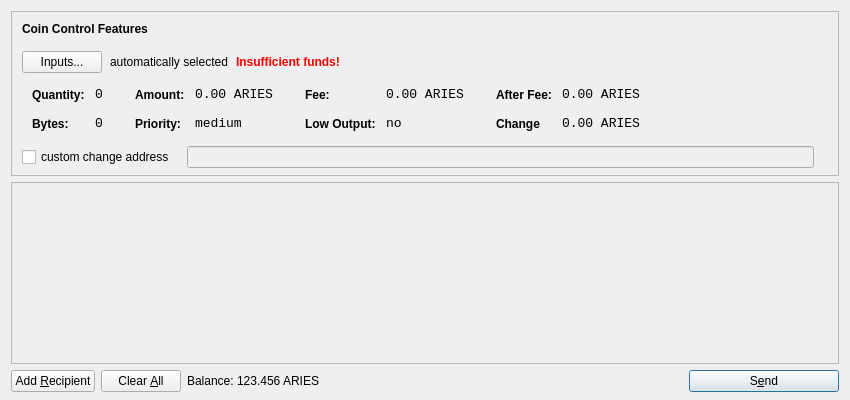
<?xml version="1.0" encoding="UTF-8"?>
<ui version="4.0">
 <class>SendCoinsDialog</class>
 <widget class="QDialog" name="SendCoinsDialog">
  <property name="geometry">
   <rect>
    <x>0</x>
    <y>0</y>
    <width>850</width>
    <height>400</height>
   </rect>
  </property>
  <property name="windowTitle">
   <string>Send Coins</string>
  </property>
  <layout class="QVBoxLayout" name="verticalLayout" stretch="0,1,0">
   <property name="bottomMargin">
    <number>8</number>
   </property>
   <item>
    <widget class="QFrame" name="frameCoinControl">
     <property name="sizePolicy">
      <sizepolicy hsizetype="Expanding" vsizetype="Expanding">
       <horstretch>0</horstretch>
       <verstretch>0</verstretch>
      </sizepolicy>
     </property>
     <property name="maximumSize">
      <size>
       <width>16777215</width>
       <height>16777215</height>
      </size>
     </property>
     <property name="frameShape">
      <enum>QFrame::StyledPanel</enum>
     </property>
     <property name="frameShadow">
      <enum>QFrame::Sunken</enum>
     </property>
     <layout class="QVBoxLayout" name="verticalLayoutCoinControl2">
      <property name="spacing">
       <number>-1</number>
      </property>
      <property name="leftMargin">
       <number>0</number>
      </property>
      <property name="topMargin">
       <number>0</number>
      </property>
      <property name="rightMargin">
       <number>0</number>
      </property>
      <property name="bottomMargin">
       <number>6</number>
      </property>
      <item>
       <layout class="QVBoxLayout" name="verticalLayoutCoinControl" stretch="0,0,0,0,1">
        <property name="spacing">
         <number>0</number>
        </property>
        <property name="leftMargin">
         <number>10</number>
        </property>
        <property name="topMargin">
         <number>10</number>
        </property>
        <item>
         <layout class="QHBoxLayout" name="horizontalLayoutCoinControl1">
          <property name="bottomMargin">
           <number>15</number>
          </property>
          <item>
           <widget class="QLabel" name="labelCoinControlFeatures">
            <property name="sizePolicy">
             <sizepolicy hsizetype="Preferred" vsizetype="Maximum">
              <horstretch>0</horstretch>
              <verstretch>0</verstretch>
             </sizepolicy>
            </property>
            <property name="font">
             <font>
              <weight>75</weight>
              <bold>true</bold>
             </font>
            </property>
            <property name="styleSheet">
             <string notr="true">font-weight:bold;</string>
            </property>
            <property name="text">
             <string>Coin Control Features</string>
            </property>
           </widget>
          </item>
         </layout>
        </item>
        <item>
         <layout class="QHBoxLayout" name="horizontalLayoutCoinControl2" stretch="0,0,0,0">
          <property name="spacing">
           <number>8</number>
          </property>
          <property name="bottomMargin">
           <number>10</number>
          </property>
          <item>
           <widget class="QPushButton" name="pushButtonCoinControl">
            <property name="styleSheet">
             <string notr="true"/>
            </property>
            <property name="text">
             <string>Inputs...</string>
            </property>
           </widget>
          </item>
          <item>
           <widget class="QLabel" name="labelCoinControlAutomaticallySelected">
            <property name="text">
             <string>automatically selected</string>
            </property>
            <property name="margin">
             <number>5</number>
            </property>
           </widget>
          </item>
          <item>
           <widget class="QLabel" name="labelCoinControlInsuffFunds">
            <property name="font">
             <font>
              <weight>75</weight>
              <bold>true</bold>
             </font>
            </property>
            <property name="styleSheet">
             <string notr="true">color:red;font-weight:bold;</string>
            </property>
            <property name="text">
             <string>Insufficient funds!</string>
            </property>
            <property name="margin">
             <number>5</number>
            </property>
           </widget>
          </item>
          <item>
           <spacer name="horizontalSpacerCoinControl">
            <property name="orientation">
             <enum>Qt::Horizontal</enum>
            </property>
            <property name="sizeHint" stdset="0">
             <size>
              <width>40</width>
              <height>1</height>
             </size>
            </property>
           </spacer>
          </item>
         </layout>
        </item>
        <item>
         <widget class="QWidget" name="widgetCoinControl" native="true">
          <property name="sizePolicy">
           <sizepolicy hsizetype="Preferred" vsizetype="Preferred">
            <horstretch>0</horstretch>
            <verstretch>0</verstretch>
           </sizepolicy>
          </property>
          <property name="minimumSize">
           <size>
            <width>0</width>
            <height>0</height>
           </size>
          </property>
          <property name="styleSheet">
           <string notr="true"/>
          </property>
          <layout class="QHBoxLayout" name="horizontalLayoutCoinControl5">
           <property name="margin">
            <number>0</number>
           </property>
           <item>
            <layout class="QHBoxLayout" name="horizontalLayoutCoinControl3" stretch="0,0,0,1">
             <property name="spacing">
              <number>20</number>
             </property>
             <property name="topMargin">
              <number>0</number>
             </property>
             <property name="bottomMargin">
              <number>10</number>
             </property>
             <item>
              <layout class="QFormLayout" name="formLayoutCoinControl1">
               <property name="horizontalSpacing">
                <number>10</number>
               </property>
               <property name="verticalSpacing">
                <number>14</number>
               </property>
               <property name="leftMargin">
                <number>10</number>
               </property>
               <property name="topMargin">
                <number>4</number>
               </property>
               <property name="rightMargin">
                <number>6</number>
               </property>
               <item row="0" column="0">
                <widget class="QLabel" name="labelCoinControlQuantityText">
                 <property name="styleSheet">
                  <string notr="true">font-weight:bold;</string>
                 </property>
                 <property name="text">
                  <string>Quantity:</string>
                 </property>
                 <property name="margin">
                  <number>0</number>
                 </property>
                </widget>
               </item>
               <item row="0" column="1">
                <widget class="QLabel" name="labelCoinControlQuantity">
                 <property name="font">
                  <font>
                   <family>Monospace</family>
                   <pointsize>10</pointsize>
                  </font>
                 </property>
                 <property name="cursor">
                  <cursorShape>IBeamCursor</cursorShape>
                 </property>
                 <property name="contextMenuPolicy">
                  <enum>Qt::ActionsContextMenu</enum>
                 </property>
                 <property name="text">
                  <string>0</string>
                 </property>
                 <property name="margin">
                  <number>0</number>
                 </property>
                 <property name="textInteractionFlags">
                  <set>Qt::LinksAccessibleByMouse|Qt::TextSelectableByKeyboard|Qt::TextSelectableByMouse</set>
                 </property>
                </widget>
               </item>
               <item row="1" column="0">
                <widget class="QLabel" name="labelCoinControlBytesText">
                 <property name="styleSheet">
                  <string notr="true">font-weight:bold;</string>
                 </property>
                 <property name="text">
                  <string>Bytes:</string>
                 </property>
                </widget>
               </item>
               <item row="1" column="1">
                <widget class="QLabel" name="labelCoinControlBytes">
                 <property name="font">
                  <font>
                   <family>Monospace</family>
                   <pointsize>10</pointsize>
                  </font>
                 </property>
                 <property name="cursor">
                  <cursorShape>IBeamCursor</cursorShape>
                 </property>
                 <property name="contextMenuPolicy">
                  <enum>Qt::ActionsContextMenu</enum>
                 </property>
                 <property name="text">
                  <string>0</string>
                 </property>
                 <property name="textInteractionFlags">
                  <set>Qt::LinksAccessibleByMouse|Qt::TextSelectableByKeyboard|Qt::TextSelectableByMouse</set>
                 </property>
                </widget>
               </item>
              </layout>
             </item>
             <item>
              <layout class="QFormLayout" name="formLayoutCoinControl2">
               <property name="horizontalSpacing">
                <number>10</number>
               </property>
               <property name="verticalSpacing">
                <number>14</number>
               </property>
               <property name="leftMargin">
                <number>6</number>
               </property>
               <property name="topMargin">
                <number>4</number>
               </property>
               <property name="rightMargin">
                <number>6</number>
               </property>
               <item row="0" column="0">
                <widget class="QLabel" name="labelCoinControlAmountText">
                 <property name="styleSheet">
                  <string notr="true">font-weight:bold;</string>
                 </property>
                 <property name="text">
                  <string>Amount:</string>
                 </property>
                 <property name="margin">
                  <number>0</number>
                 </property>
                </widget>
               </item>
               <item row="0" column="1">
                <widget class="QLabel" name="labelCoinControlAmount">
                 <property name="font">
                  <font>
                   <family>Monospace</family>
                   <pointsize>10</pointsize>
                  </font>
                 </property>
                 <property name="cursor">
                  <cursorShape>IBeamCursor</cursorShape>
                 </property>
                 <property name="contextMenuPolicy">
                  <enum>Qt::ActionsContextMenu</enum>
                 </property>
                 <property name="text">
                  <string>0.00 ARIES</string>
                 </property>
                 <property name="textInteractionFlags">
                  <set>Qt::LinksAccessibleByMouse|Qt::TextSelectableByKeyboard|Qt::TextSelectableByMouse</set>
                 </property>
                </widget>
               </item>
               <item row="1" column="0">
                <widget class="QLabel" name="labelCoinControlPriorityText">
                 <property name="styleSheet">
                  <string notr="true">font-weight:bold;</string>
                 </property>
                 <property name="text">
                  <string>Priority:</string>
                 </property>
                </widget>
               </item>
               <item row="1" column="1">
                <widget class="QLabel" name="labelCoinControlPriority">
                 <property name="font">
                  <font>
                   <family>Monospace</family>
                   <pointsize>10</pointsize>
                  </font>
                 </property>
                 <property name="cursor">
                  <cursorShape>IBeamCursor</cursorShape>
                 </property>
                 <property name="contextMenuPolicy">
                  <enum>Qt::ActionsContextMenu</enum>
                 </property>
                 <property name="text">
                  <string>medium</string>
                 </property>
                 <property name="textInteractionFlags">
                  <set>Qt::LinksAccessibleByMouse|Qt::TextSelectableByKeyboard|Qt::TextSelectableByMouse</set>
                 </property>
                </widget>
               </item>
              </layout>
             </item>
             <item>
              <layout class="QFormLayout" name="formLayoutCoinControl3">
               <property name="horizontalSpacing">
                <number>10</number>
               </property>
               <property name="verticalSpacing">
                <number>14</number>
               </property>
               <property name="leftMargin">
                <number>6</number>
               </property>
               <property name="topMargin">
                <number>4</number>
               </property>
               <property name="rightMargin">
                <number>6</number>
               </property>
               <item row="0" column="0">
                <widget class="QLabel" name="labelCoinControlFeeText">
                 <property name="styleSheet">
                  <string notr="true">font-weight:bold;</string>
                 </property>
                 <property name="text">
                  <string>Fee:</string>
                 </property>
                 <property name="margin">
                  <number>0</number>
                 </property>
                </widget>
               </item>
               <item row="0" column="1">
                <widget class="QLabel" name="labelCoinControlFee">
                 <property name="font">
                  <font>
                   <family>Monospace</family>
                   <pointsize>10</pointsize>
                  </font>
                 </property>
                 <property name="cursor">
                  <cursorShape>IBeamCursor</cursorShape>
                 </property>
                 <property name="contextMenuPolicy">
                  <enum>Qt::ActionsContextMenu</enum>
                 </property>
                 <property name="text">
                  <string>0.00 ARIES</string>
                 </property>
                 <property name="textInteractionFlags">
                  <set>Qt::LinksAccessibleByMouse|Qt::TextSelectableByKeyboard|Qt::TextSelectableByMouse</set>
                 </property>
                </widget>
               </item>
               <item row="1" column="0">
                <widget class="QLabel" name="labelCoinControlLowOutputText">
                 <property name="styleSheet">
                  <string notr="true">font-weight:bold;</string>
                 </property>
                 <property name="text">
                  <string>Low Output:</string>
                 </property>
                </widget>
               </item>
               <item row="1" column="1">
                <widget class="QLabel" name="labelCoinControlLowOutput">
                 <property name="font">
                  <font>
                   <family>Monospace</family>
                   <pointsize>10</pointsize>
                  </font>
                 </property>
                 <property name="cursor">
                  <cursorShape>IBeamCursor</cursorShape>
                 </property>
                 <property name="contextMenuPolicy">
                  <enum>Qt::ActionsContextMenu</enum>
                 </property>
                 <property name="text">
                  <string>no</string>
                 </property>
                 <property name="textInteractionFlags">
                  <set>Qt::LinksAccessibleByMouse|Qt::TextSelectableByKeyboard|Qt::TextSelectableByMouse</set>
                 </property>
                </widget>
               </item>
              </layout>
             </item>
             <item>
              <layout class="QFormLayout" name="formLayoutCoinControl4">
               <property name="horizontalSpacing">
                <number>10</number>
               </property>
               <property name="verticalSpacing">
                <number>14</number>
               </property>
               <property name="leftMargin">
                <number>6</number>
               </property>
               <property name="topMargin">
                <number>4</number>
               </property>
               <property name="rightMargin">
                <number>6</number>
               </property>
               <item row="0" column="0">
                <widget class="QLabel" name="labelCoinControlAfterFeeText">
                 <property name="styleSheet">
                  <string notr="true">font-weight:bold;</string>
                 </property>
                 <property name="text">
                  <string>After Fee:</string>
                 </property>
                 <property name="margin">
                  <number>0</number>
                 </property>
                </widget>
               </item>
               <item row="0" column="1">
                <widget class="QLabel" name="labelCoinControlAfterFee">
                 <property name="font">
                  <font>
                   <family>Monospace</family>
                   <pointsize>10</pointsize>
                  </font>
                 </property>
                 <property name="cursor">
                  <cursorShape>IBeamCursor</cursorShape>
                 </property>
                 <property name="contextMenuPolicy">
                  <enum>Qt::ActionsContextMenu</enum>
                 </property>
                 <property name="text">
                  <string>0.00 ARIES</string>
                 </property>
                 <property name="textInteractionFlags">
                  <set>Qt::LinksAccessibleByMouse|Qt::TextSelectableByKeyboard|Qt::TextSelectableByMouse</set>
                 </property>
                </widget>
               </item>
               <item row="1" column="0">
                <widget class="QLabel" name="labelCoinControlChangeText">
                 <property name="styleSheet">
                  <string notr="true">font-weight:bold;</string>
                 </property>
                 <property name="text">
                  <string>Change</string>
                 </property>
                </widget>
               </item>
               <item row="1" column="1">
                <widget class="QLabel" name="labelCoinControlChange">
                 <property name="font">
                  <font>
                   <family>Monospace</family>
                   <pointsize>10</pointsize>
                  </font>
                 </property>
                 <property name="cursor">
                  <cursorShape>IBeamCursor</cursorShape>
                 </property>
                 <property name="contextMenuPolicy">
                  <enum>Qt::ActionsContextMenu</enum>
                 </property>
                 <property name="text">
                  <string>0.00 ARIES</string>
                 </property>
                 <property name="textInteractionFlags">
                  <set>Qt::LinksAccessibleByMouse|Qt::TextSelectableByKeyboard|Qt::TextSelectableByMouse</set>
                 </property>
                </widget>
               </item>
              </layout>
             </item>
            </layout>
           </item>
          </layout>
         </widget>
        </item>
        <item>
         <layout class="QHBoxLayout" name="horizontalLayoutCoinControl4" stretch="0,0,0">
          <property name="spacing">
           <number>12</number>
          </property>
          <property name="sizeConstraint">
           <enum>QLayout::SetDefaultConstraint</enum>
          </property>
          <property name="topMargin">
           <number>5</number>
          </property>
          <property name="rightMargin">
           <number>5</number>
          </property>
          <item>
           <widget class="QCheckBox" name="checkBoxCoinControlChange">
            <property name="text">
             <string>custom change address</string>
            </property>
           </widget>
          </item>
          <item>
           <widget class="QLineEdit" name="lineEditCoinControlChange">
            <property name="enabled">
             <bool>false</bool>
            </property>
            <property name="sizePolicy">
             <sizepolicy hsizetype="Expanding" vsizetype="Fixed">
              <horstretch>0</horstretch>
              <verstretch>0</verstretch>
             </sizepolicy>
            </property>
           </widget>
          </item>
          <item>
           <widget class="QLabel" name="labelCoinControlChangeLabel">
            <property name="sizePolicy">
             <sizepolicy hsizetype="Preferred" vsizetype="Expanding">
              <horstretch>0</horstretch>
              <verstretch>0</verstretch>
             </sizepolicy>
            </property>
            <property name="minimumSize">
             <size>
              <width>0</width>
              <height>0</height>
             </size>
            </property>
            <property name="text">
             <string/>
            </property>
            <property name="margin">
             <number>3</number>
            </property>
           </widget>
          </item>
         </layout>
        </item>
        <item>
         <spacer name="verticalSpacerCoinControl">
          <property name="orientation">
           <enum>Qt::Vertical</enum>
          </property>
          <property name="sizeHint" stdset="0">
           <size>
            <width>800</width>
            <height>1</height>
           </size>
          </property>
         </spacer>
        </item>
       </layout>
      </item>
     </layout>
    </widget>
   </item>
   <item>
    <widget class="QScrollArea" name="scrollArea">
     <property name="widgetResizable">
      <bool>true</bool>
     </property>
     <widget class="QWidget" name="scrollAreaWidgetContents">
      <property name="geometry">
       <rect>
        <x>0</x>
        <y>0</y>
        <width>830</width>
        <height>165</height>
       </rect>
      </property>
      <layout class="QVBoxLayout" name="verticalLayout_2">
       <property name="margin">
        <number>0</number>
       </property>
       <item>
        <layout class="QVBoxLayout" name="entries">
         <property name="spacing">
          <number>6</number>
         </property>
        </layout>
       </item>
       <item>
        <spacer name="verticalSpacer">
         <property name="orientation">
          <enum>Qt::Vertical</enum>
         </property>
         <property name="sizeHint" stdset="0">
          <size>
           <width>20</width>
           <height>40</height>
          </size>
         </property>
        </spacer>
       </item>
      </layout>
     </widget>
    </widget>
   </item>
   <item>
    <layout class="QHBoxLayout" name="horizontalLayout">
     <item>
      <widget class="QPushButton" name="addButton">
       <property name="toolTip">
        <string>Send to multiple recipients at once</string>
       </property>
       <property name="text">
        <string>Add &amp;Recipient</string>
       </property>
       <property name="icon">
        <iconset resource="../bitcoin.qrc">
         <normaloff>:/icons/add</normaloff>:/icons/add</iconset>
       </property>
       <property name="autoDefault">
        <bool>false</bool>
       </property>
      </widget>
     </item>
     <item>
      <widget class="QPushButton" name="clearButton">
       <property name="sizePolicy">
        <sizepolicy hsizetype="Minimum" vsizetype="Fixed">
         <horstretch>0</horstretch>
         <verstretch>0</verstretch>
        </sizepolicy>
       </property>
       <property name="toolTip">
        <string>Remove all transaction fields</string>
       </property>
       <property name="text">
        <string>Clear &amp;All</string>
       </property>
       <property name="icon">
        <iconset resource="../bitcoin.qrc">
         <normaloff>:/icons/remove</normaloff>:/icons/remove</iconset>
       </property>
       <property name="autoRepeatDelay">
        <number>300</number>
       </property>
       <property name="autoDefault">
        <bool>false</bool>
       </property>
      </widget>
     </item>
     <item>
      <layout class="QHBoxLayout" name="horizontalLayout_2">
       <property name="spacing">
        <number>3</number>
       </property>
       <item>
        <widget class="QLabel" name="label">
         <property name="sizePolicy">
          <sizepolicy hsizetype="Preferred" vsizetype="Fixed">
           <horstretch>0</horstretch>
           <verstretch>0</verstretch>
          </sizepolicy>
         </property>
         <property name="text">
          <string>Balance:</string>
         </property>
        </widget>
       </item>
       <item>
        <widget class="QLabel" name="labelBalance">
         <property name="sizePolicy">
          <sizepolicy hsizetype="Preferred" vsizetype="Fixed">
           <horstretch>0</horstretch>
           <verstretch>0</verstretch>
          </sizepolicy>
         </property>
         <property name="cursor">
          <cursorShape>IBeamCursor</cursorShape>
         </property>
         <property name="text">
          <string>123.456 ARIES</string>
         </property>
         <property name="textInteractionFlags">
          <set>Qt::LinksAccessibleByMouse|Qt::TextSelectableByKeyboard|Qt::TextSelectableByMouse</set>
         </property>
        </widget>
       </item>
      </layout>
     </item>
     <item>
      <spacer name="horizontalSpacer">
       <property name="orientation">
        <enum>Qt::Horizontal</enum>
       </property>
       <property name="sizeHint" stdset="0">
        <size>
         <width>40</width>
         <height>20</height>
        </size>
       </property>
      </spacer>
     </item>
     <item>
      <widget class="QPushButton" name="sendButton">
       <property name="minimumSize">
        <size>
         <width>150</width>
         <height>0</height>
        </size>
       </property>
       <property name="toolTip">
        <string>Confirm the send action</string>
       </property>
       <property name="text">
        <string>S&amp;end</string>
       </property>
       <property name="icon">
        <iconset resource="../bitcoin.qrc">
         <normaloff>:/icons/send</normaloff>:/icons/send</iconset>
       </property>
       <property name="default">
        <bool>true</bool>
       </property>
      </widget>
     </item>
    </layout>
   </item>
  </layout>
 </widget>
 <resources>
  <include location="../bitcoin.qrc"/>
 </resources>
 <connections/>
</ui>
